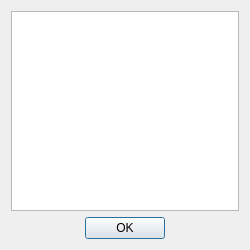
<?xml version="1.0" encoding="UTF-8"?>
<ui version="4.0">
 <class>NaNReportDialog</class>
 <widget class="QDialog" name="NaNReportDialog">
  <property name="geometry">
   <rect>
    <x>0</x>
    <y>0</y>
    <width>250</width>
    <height>250</height>
   </rect>
  </property>
  <property name="windowTitle">
   <string>Error Report</string>
  </property>
  <layout class="QVBoxLayout" name="verticalLayout">
   <item>
    <widget class="QListWidget" name="nanList"/>
   </item>
   <item>
    <layout class="QHBoxLayout" name="horizontalLayout">
     <item>
      <spacer name="horizontalSpacer">
       <property name="orientation">
        <enum>Qt::Horizontal</enum>
       </property>
       <property name="sizeHint" stdset="0">
        <size>
         <width>40</width>
         <height>20</height>
        </size>
       </property>
      </spacer>
     </item>
     <item>
      <widget class="QPushButton" name="OKButton">
       <property name="text">
        <string>OK</string>
       </property>
      </widget>
     </item>
     <item>
      <spacer name="horizontalSpacer_2">
       <property name="orientation">
        <enum>Qt::Horizontal</enum>
       </property>
       <property name="sizeHint" stdset="0">
        <size>
         <width>40</width>
         <height>20</height>
        </size>
       </property>
      </spacer>
     </item>
    </layout>
   </item>
  </layout>
 </widget>
 <resources/>
 <connections/>
</ui>
